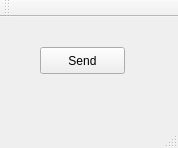
<?xml version="1.0" encoding="UTF-8"?>
<ui version="4.0">
 <class>MainWindow</class>
 <widget class="QMainWindow" name="MainWindow">
  <property name="geometry">
   <rect>
    <x>0</x>
    <y>0</y>
    <width>178</width>
    <height>148</height>
   </rect>
  </property>
  <property name="windowTitle">
   <string>MainWindow</string>
  </property>
  <widget class="QWidget" name="centralWidget">
   <widget class="QPushButton" name="pushButton">
    <property name="geometry">
     <rect>
      <x>40</x>
      <y>30</y>
      <width>85</width>
      <height>27</height>
     </rect>
    </property>
    <property name="text">
     <string>Send</string>
    </property>
   </widget>
  </widget>
  <widget class="QMenuBar" name="menuBar">
   <property name="geometry">
    <rect>
     <x>0</x>
     <y>0</y>
     <width>178</width>
     <height>21</height>
    </rect>
   </property>
  </widget>
  <widget class="QToolBar" name="mainToolBar">
   <attribute name="toolBarArea">
    <enum>TopToolBarArea</enum>
   </attribute>
   <attribute name="toolBarBreak">
    <bool>false</bool>
   </attribute>
  </widget>
  <widget class="QStatusBar" name="statusBar"/>
 </widget>
 <layoutdefault spacing="6" margin="11"/>
 <resources/>
 <connections/>
</ui>
